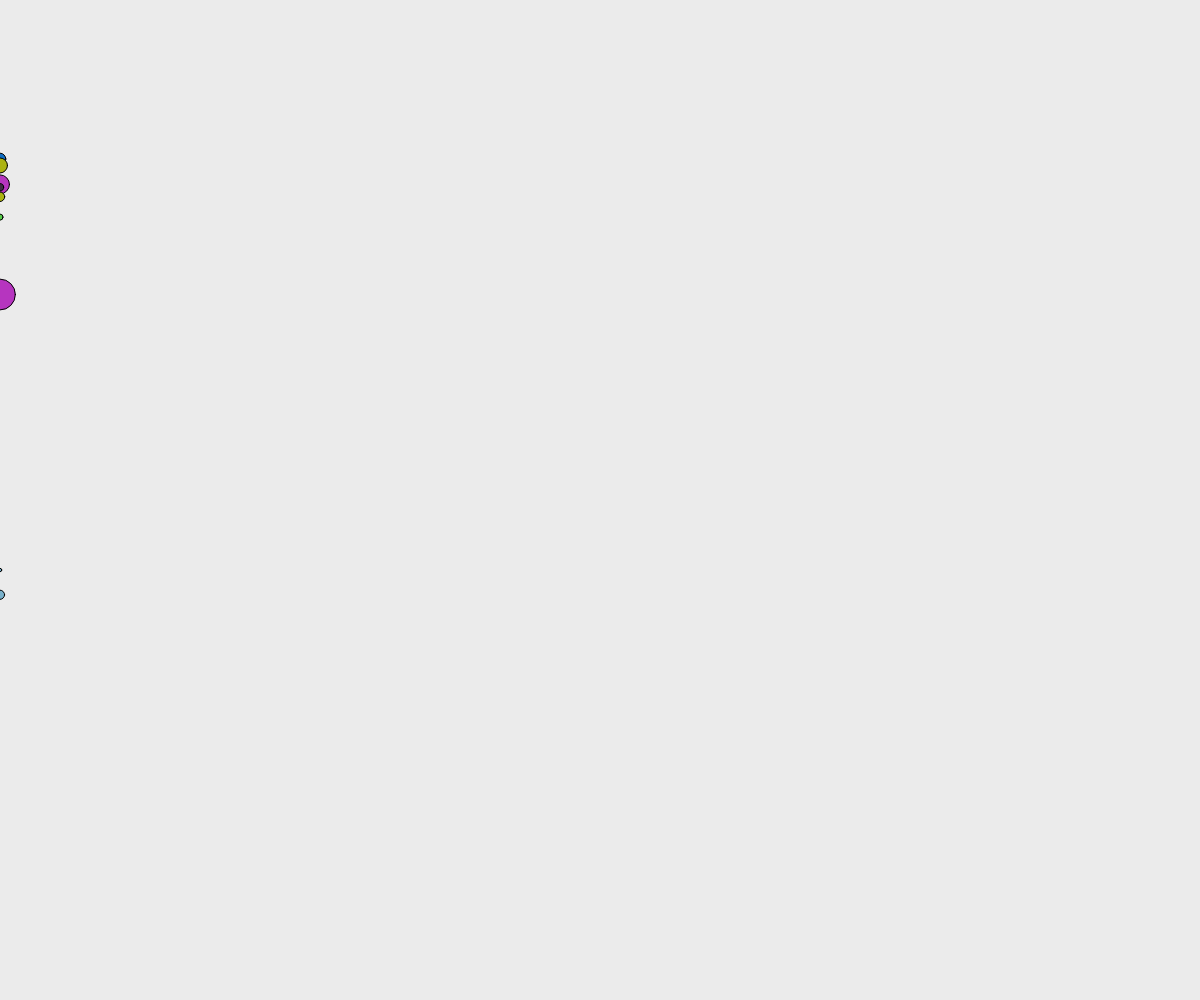
Frame 1 (no input)
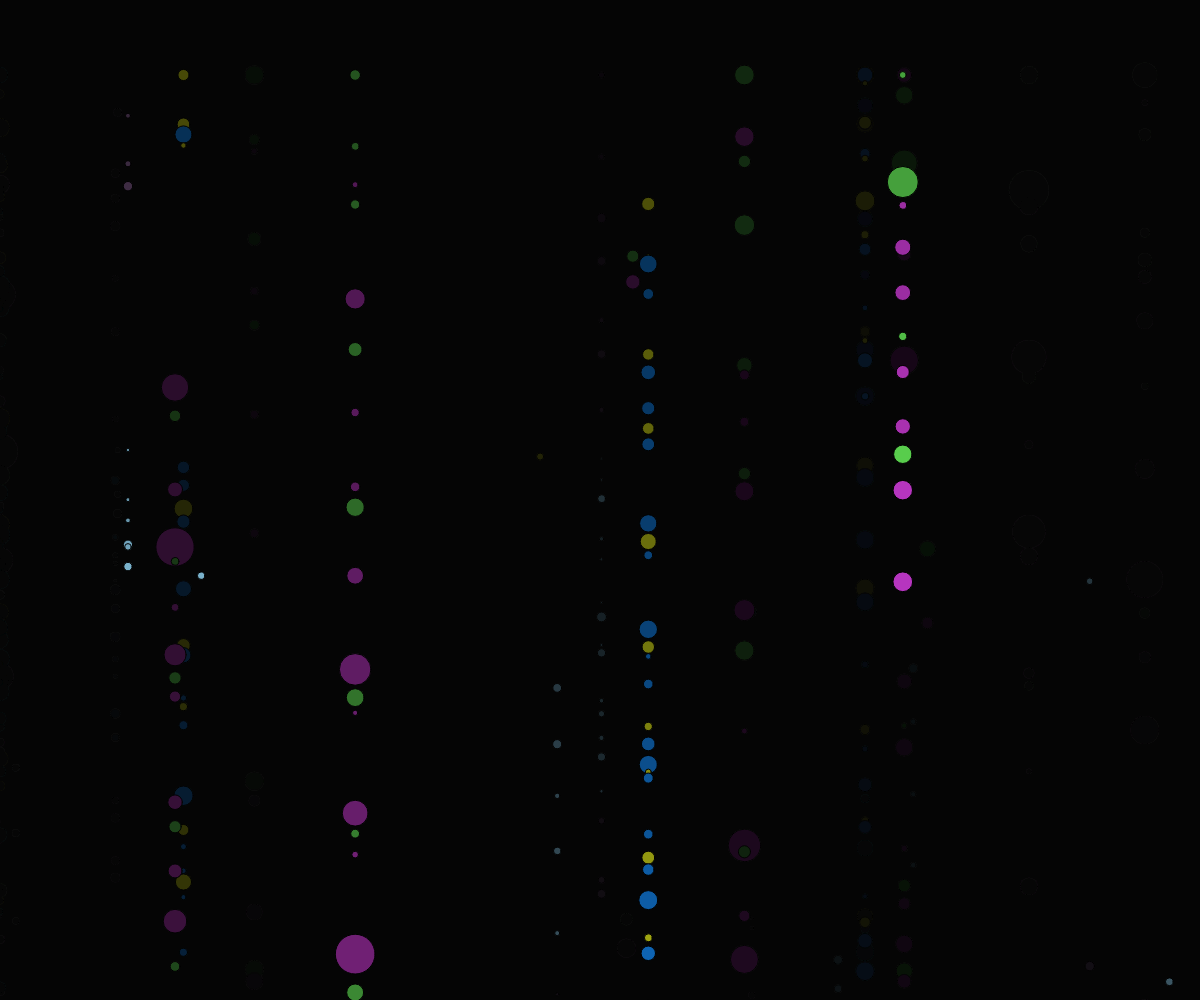
Frame 60 (no input)
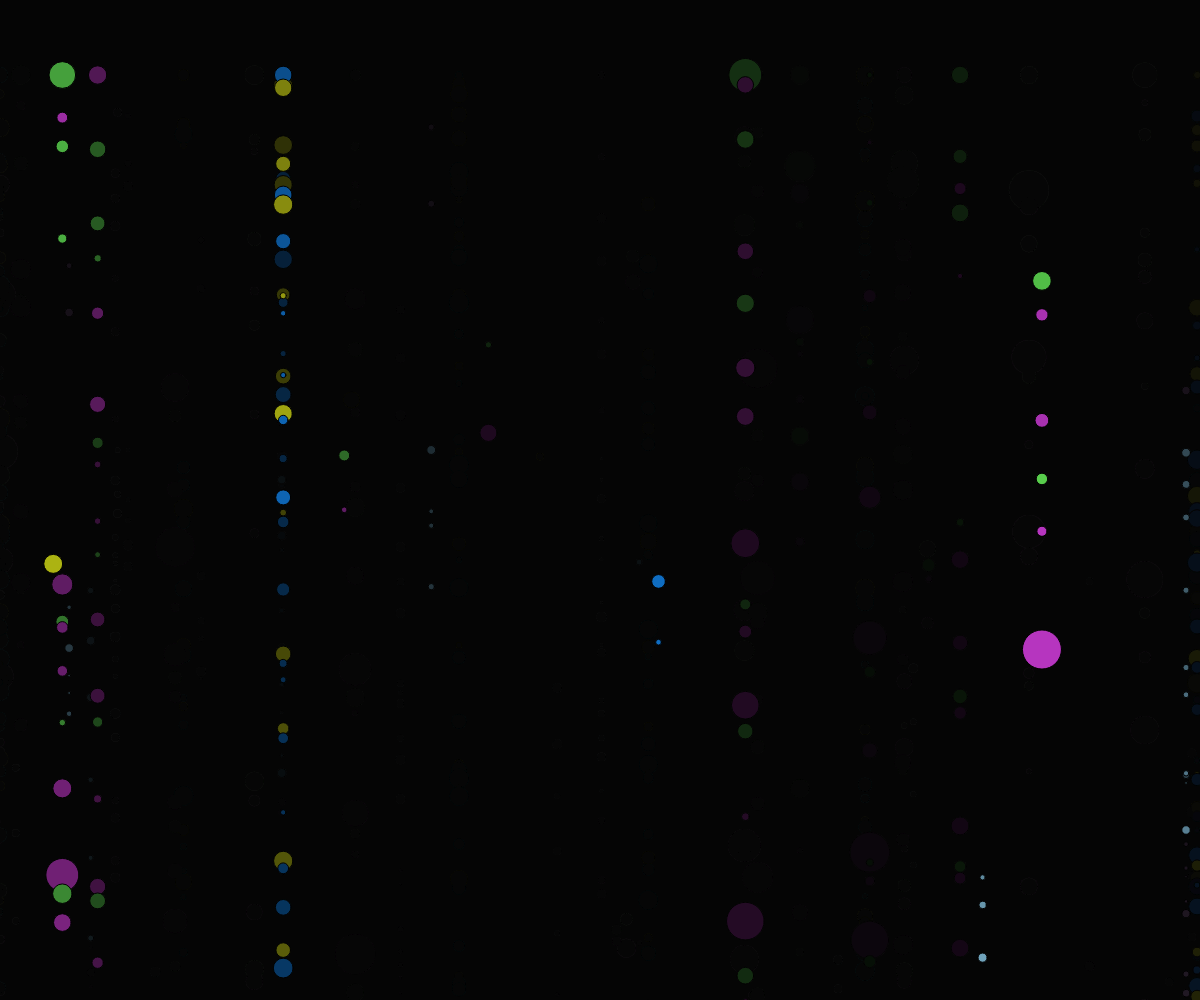
Frame 120 (the mouse pressed at the canvas centre since frame 60)

The p5.js sketch that drew these frames (run headless with seeded random() and noise() and a simulated clock; from frame 60 on, the mouse is pressed at the canvas centre):

// p5.js sketch
// ── sketch.js
var mouseX=0;
var mouseY=0;

let posX=0;
let posY=0;
let threshold = 120;
let color1Aa = 255;
let color1Ab = 255;
let color1Ac = 255;
let color1Ba = 255;
let color1Bb = 255;
let color1Bc = 255;

let posX2=0;
let posY2=0;
let threshold2 = 300;
let color2Aa = 255;
let color2Ab = 255;
let color2Ac = 255;
let color2Ba = 255;
let color2Bb = 255;
let color2Bc = 255;

let posX3=0;
let posY3=0;
let threshold3 = 80;
let color3Aa = 255;
let color3Ab = 255;
let color3Ac = 255;
let color3Ba = 255;
let color3Bb = 255;
let color3Bc = 255;

function setup() {
  createCanvas(windowWidth, windowHeight);

  color1Aa = random(0,255);
  color1Ab = random(0,255);
  color1Ac = random(0,255);
  color1Ba = random(0,255);
  color1Bb = random(0,255);
  color1Bc = random(0,255);

  color2Aa = random(0,255);
  color2Ab = random(0,255);
  color2Ac = random(0,255);
  color2Ba = random(0,255);
  color2Bb = random(0,255);
  color2Bc = random(0,255);

  color3Aa = random(0,255);
  color3Ab = random(0,255);
  color3Ac = random(0,255);
  color3Ba = random(0,255);
  color3Bb = random(0,255);
  color3Bc = random(0,255);

  
}

function draw() {
  background(0,20);

  // ---- LAYER NR1 -------------------------------------------

  posY=posY+random(5,70); //Tempo Rechts

  if (posY>width){
    posY=0-50;
  }
  if (posY<threshold){
    fill(color1Aa,color1Ab,color1Ac);
  }
  else{
    fill(color1Ba,color1Bb,color1Bc);
  }
  if(frameCount%7== 0){
    posX=random(0,windowWidth);
  }
  
  ellipse(posX, height/8+posY, random(5,20));

  // ---- LAYER NR1 B -------------------------------------------

  posY=posY+random(5,90); //Tempo Runter

  if (posY>width){
    posY=0-50;
  }
  if (posY<threshold){
    fill(color1Ba,color1Bb,color1Bc);
  }
  else{
    fill(color1Aa,color1Ab,color1Ac);
  }
  if(frameCount%300== 0){
    posX=random(0,windowWidth);
  }
  
  ellipse(posX, height/8+posY, random(5,20));

  // ---- LAYER NR1 C -------------------------------------------

  posY=posY+random(40,120); //Tempo Runter

  if (posY>width){
    posY=0-50;
  }
  if (posY<threshold){
    fill(color1Ba,color1Bb,color1Bc);
  }
  else{
    fill(color1Aa,color1Ab,color1Ac);
  }
  if(frameCount%14== 0){
    posX=random(0,windowWidth);
  }
  
  ellipse(posX, height/8+posY, random(5,40));

  // ---- LAYER NR2 A -------------------------------------------

  posY2=posY2+random(5,70); //Tempo Runter

  if (posY2>width){
    posY2=0-50;
  }
  if (posY2<threshold2){
    fill(color2Aa,color2Ab,color2Ac);
  }
  else{
    fill(color2Ba,color2Bb,color2Bc);
  }
  if(frameCount%9== 0){
    posX2=random(0,windowWidth);
  }
  
  ellipse(posX2, height/8+posY2, random(5,10));

  // ---- LAYER NR2 B -------------------------------------------

  posY2=posY2+random(5,10); //Tempo Runter

  if (posY2>width){
    posY2=0-50;
  }
  if (posY2<threshold2){
    fill(color2Ba,color2Bb,color2Bc);
  }
  else{
    fill(color2Aa,color2Ab,color2Ac);
  }
  if(frameCount%25== 0){
    posX2=random(0,windowWidth);
  }
  
  ellipse(posX2, height/2+posY2, random(2,10));

  // ---- LAYER NR2 C -------------------------------------------

  posY2=posY2+random(2,30); //Tempo Runter

  if (posY2>width){
    posY2=0-50;
  }
  if (posY2<threshold2){
    fill(color2Ba,color2Bb,color2Bc);
  }
  else{
    fill(color2Aa,color2Ab,color2Ac);
  }
  if(frameCount%15== 0){
    posX2=random(0,windowWidth);
  }
  
  ellipse(posX2, height/2+posY2, random(2,10));

  // ---- LAYER NR3 A -------------------------------------------

  posY3=posY3+random(5,70); //Tempo runter

  if (posY3>width){
    posY3=0-50;
  }
  if (posY3<threshold3){
    fill(color3Aa,color3Ab,color3Ac);
  }
  else{
    fill(color3Ba,color3Bb,color3Bc);
  }
  if(frameCount%40== 0){
    posX3=random(0,windowWidth);
  }
  
  ellipse(posX3, height/8+posY3, random(5,20));



  // ---- LAYER NR3 B -------------------------------------------

  posY3=posY3+random(5,20); //Tempo runter

  if (posY3>width){
    posY3=0-50;
  }
  if (posY3<threshold3){
    fill(color3Ba,color3Bb,color3Bc);
  }
  else{
    fill(color3Aa,color3Ab,color3Ac);
  }
  if(frameCount%20== 0){
    posX3=random(0,windowWidth);
  }
  
  ellipse(posX3, height/8+posY3, random(5,20));

  // ---- LAYER NR3 C -------------------------------------------

  posY3=posY3+random(5,80); //Tempo runter

  if (posY3>width){
    posY3=0-50;
  }
  if (posY3<threshold3){
    fill(color3Ba,color3Bb,color3Bc);
  }
  else{
    fill(color3Aa,color3Ab,color3Ac);
  }
  if(frameCount%50== 0){
    posX3=random(0,windowWidth);
  }
  
  ellipse(posX3, height/8+posY3, random(5,20));

  // -----------------------------------------------------------

  //create a rectangle that blocks that stops the elipse moving down and sends it to the top again like an ubrella in the Rain
  //mouseX=winMouseX;
  //mouseY=winMouseY;
  //fill(150,75,0);
  //rect(mouseX, mouseY, width/6, 20);

}
